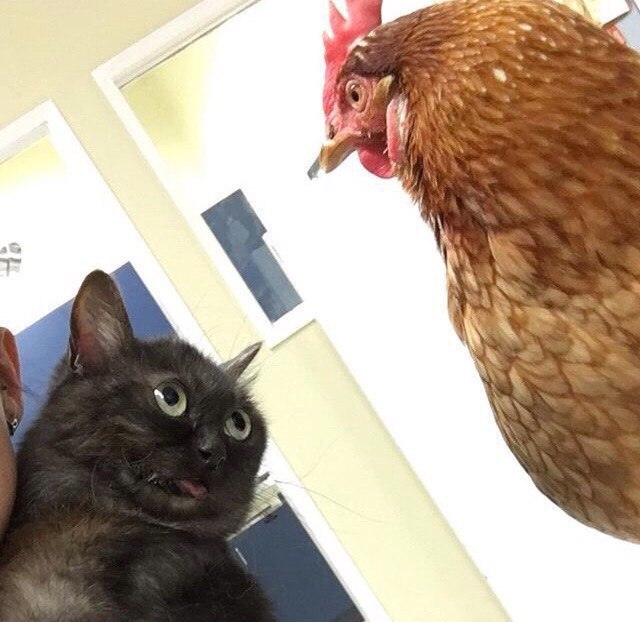
#> input picture sample.png, 640 x 622 px, given in place of fly64.png, which was not available
$ python extra.py
#> lines starting #> are read from the running program, lines starting #| are printed output that depends on the picture; after the words box and inside, x2 and y2 are one past the last pixel; in counts of white or black regions, pixels touching at a corner belong together; pictures that were not available may be replaced by others from this repository, and a replacement may not be noted
import cv2
import numpy as np

cap = cv2.VideoCapture(0)
fly = cv2.imread("fly64.png", cv2.IMREAD_UNCHANGED)
#> fly is the input picture: shape (622, 640, 3); mean B, G, R 146, 163.3, 180.3


fw, fh = fly.shape[1] // 2, fly.shape[0] // 2
#> fw = 320; fh = 311

while True:
    ret, frame = cap.read()
    if not ret: break

    frame = cv2.resize(frame, (640, 480))
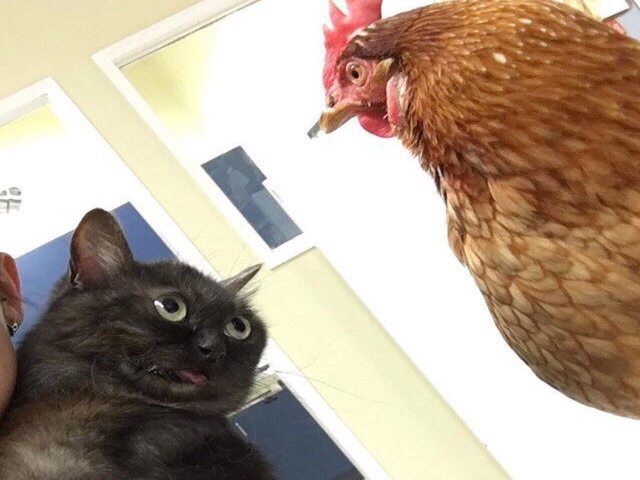
#> frame: shape (480, 640, 3); mean B, G, R 145.9, 163.2, 180.3
    h, w = frame.shape[:2]
#> h = 480; w = 640
    cx, cy = w // 2, h // 2
#> cx = 320; cy = 240

    cv2.rectangle(frame, (cx - 80, cy - 80), (cx + 80, cy + 80), (255, 255, 255), 1)
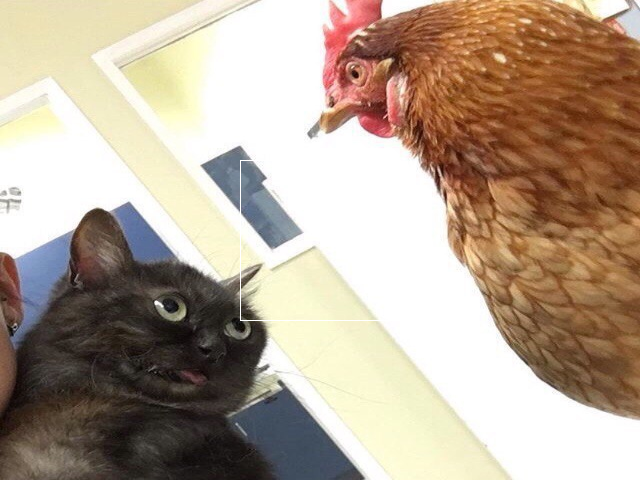
#> frame: shape (480, 640, 3); 0.11% of pixels changed, all inside (x1, y1, x2, y2) = (240, 160, 401, 321)
    gray = cv2.cvtColor(frame, cv2.COLOR_BGR2GRAY)
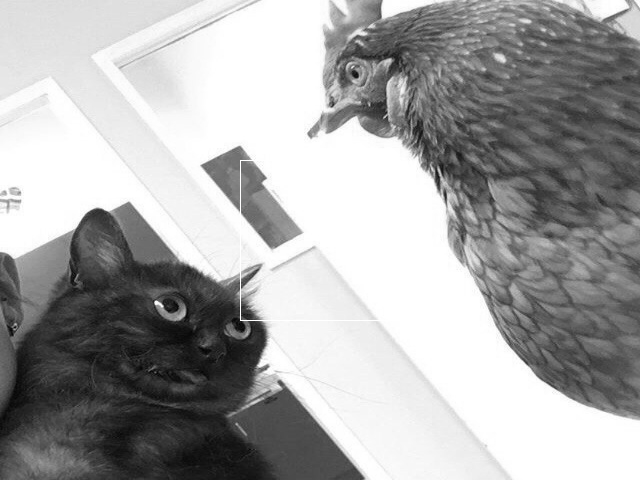
#> gray: shape (480, 640); min 3, max 255, mean 166.4
    gray = cv2.GaussianBlur(gray, (7, 7), 0)

    _, thresh = cv2.threshold(gray, 80, 255, cv2.THRESH_BINARY_INV)
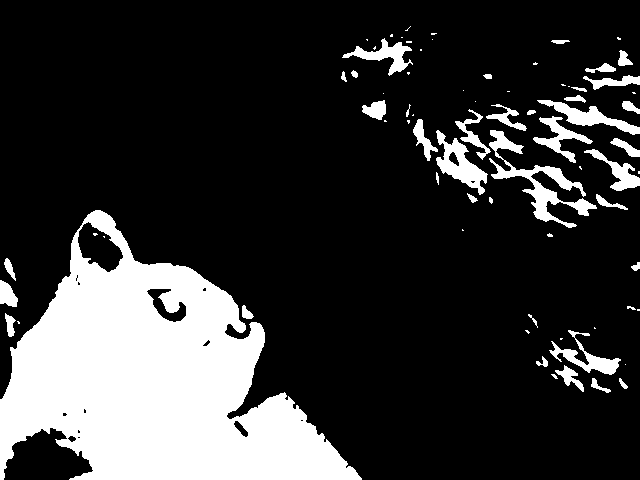
#> thresh: shape (480, 640); 20.9% white; 75 white regions (35 under 20 px), largest, box (x1, y1, x2, y2) and area: (0, 210, 362, 480) 51597, (489, 130, 597, 228) 2342, (436, 130, 488, 195) 1304

    kernel = np.ones((15, 15), np.uint8)
    thresh = cv2.morphologyEx(thresh, cv2.MORPH_CLOSE, kernel)
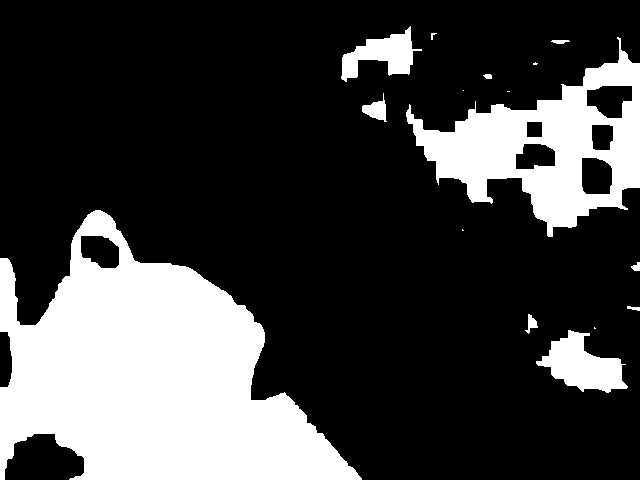
#> thresh: shape (480, 640); 25.9% white; 16 white regions (5 under 20 px)

    contours, _ = cv2.findContours(thresh, cv2.RETR_EXTERNAL, cv2.CHAIN_APPROX_SIMPLE)
#> contours = 16 contours, 6 with area under 20; largest, box (x1, y1, x2, y2) and area: (0, 210, 362, 480) 55556, (406, 37, 640, 237) 21590, (536, 330, 628, 393) 2879, (341, 26, 422, 82) 1883, (362, 93, 387, 122) 312

    if contours:
        c = max(contours, key=cv2.contourArea)
#> c = contour of 350 points, box (x1, y1, x2, y2) (0, 210, 362, 480), area 55556
        area = cv2.contourArea(c)
#> area = 55556.5

        if area > 2000:
            (mx, my), r = cv2.minEnclosingCircle(c)
#> mx = 180.5; my = 368.5; r = 211.6
            mx, my, r = int(mx), int(my), int(r)
#> mx = 180; my = 368; r = 211

            if cx - 80 <= mx <= cx + 80 and cy - 80 <= my <= cy + 80:
                cv2.circle(frame, (mx, my), r, (0, 255, 0), 2)

                x1, y1 = mx - fw, my - fh
                if 0 <= x1 and 0 <= y1 and x1 + fw * 2 < w and y1 + fh * 2 < h:
                    alpha = fly[:, :, 3] / 255.0
                    for i in range(3):
                        frame[y1:y1 + fh * 2, x1:x1 + fw * 2, i] = \
                            (1 - alpha) * frame[y1:y1 + fh * 2, x1:x1 + fw * 2, i] + \
                            alpha * fly[:, :, i]

    cv2.imshow('Доп: муха', frame)
    if cv2.waitKey(1) & 0xFF == ord('q'): break
#> (key q is pressed here)

cap.release()
cv2.destroyAllWindows()
